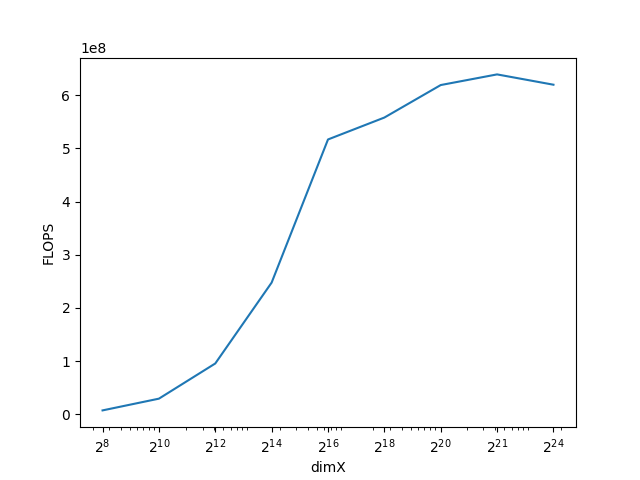

This chart was generated by the following Python code:
import sys
import matplotlib.pyplot as plt
import pandas as pd
import math

file = "./res_flops.csv"

df = pd.read_csv(file)
ax = df.plot(x='dimX', y='flops', logx=True, legend=None)
ax.set_xticks(df.dimX)
ax.set_xticklabels(["$2^{" + str(int(math.log2(dimX))) + "}$" for dimX in df.dimX])

plt.xlabel("dimX")
plt.ylabel("FLOPS")
plt.savefig("plt_flops.png")